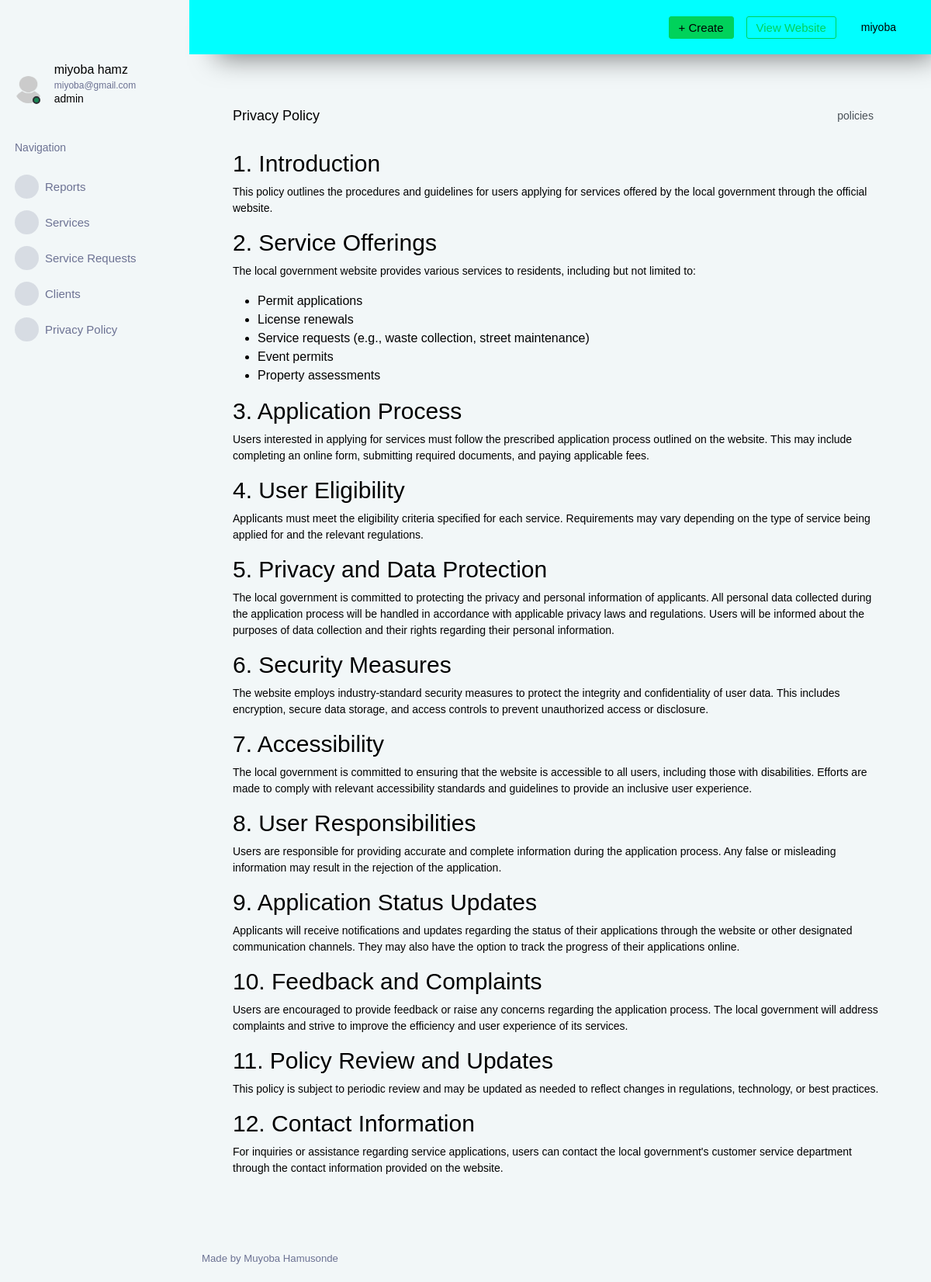
The app's page /dashboard/privacy-policy/ (signed in) with its own data.
### models.py (models this page shows, shortened)
class User(UserMixin,database.Model):
    id = database.Column(database.Integer, primary_key=True )
    first_name = database.Column(database.String(100), nullable=False)
    last_name = database.Column(database.String(100), nullable=False)
    email = database.Column( database.String(80),unique=True, nullable=False)
    phone = database.Column( database.String(15),unique=True, nullable=False)
    password = database.Column(database.String(8))
    role = database.Column(
        database.Enum(UserStatusEnum),
        default=UserStatusEnum.client,
        nullable=False
    )

### main.py (the view)
@main.route('/dashboard/privacy-policy/')
@login_required
def  policy():
    me = User.query.filter_by(email=current_user.email).first()
    return render_template('dashboard/policy.html',  me=me, )

### __init__.py (called while the page is built)
def create_app():
    app = Flask(__name__, template_folder='html')
    app.config['SECRET_KEY'] = b'_5#y2L"F4Q8z\n\xec]/'
    app.config['SQLALCHEMY_DATABASE_URI'] = 'sqlite:///' + os.path.join(os.path.abspath(os.path.dirname(__file__)), 'database.db')
    app.config['SQLALCHEMY_TRACK_MODIFICATIONS'] = False
    database.init_app(app)
    migrate.init_app(app, database)
    login_manager.init_app(app)
    login_manager.login_view = 'auth.login'
    from .models import User  # Import models after initializing database
    @login_manager.user_loader
    def load_user(user_id):
        return User.query.get(int(user_id))
    from .auth import auth as auth_blueprint
    app.register_blueprint(auth_blueprint)
    from .main import main as main_blueprint
    app.register_blueprint(main_blueprint)
    return app

### templates/dashboard/policy.html (shortened to what this page needs)
{% extends 'dashboard/base.html' %}
{% block main %}
<div class="content-wrapper">
    <div class="page-header">
        <h3 class="page-title">Privacy Policy</h3>
        <nav aria-label="breadcrumb">
            <ol class="breadcrumb">
                <li class="breadcrumb-item active" aria-current="page">policies</li>
            </ol>
        </nav>
    </div>
    <h2>1. Introduction</h2>
    <p>This policy outlines the procedures and guidelines for users applying for services offered by the local government through the official website.</p>
    <h2>2. Service Offerings</h2>
    <p>The local government website provides various services to residents, including but not limited to:</p>
    <ul>
        <li>Permit applications</li>
        <li>License renewals</li>
        <li>Service requests (e.g., waste collection, street maintenance)</li>
        <li>Event permits</li>
        <li>Property assessments</li>
    </ul>
    <h2>3. Application Process</h2>
    <p>Users interested in applying for services must follow the prescribed application process outlined on the website. This may include completing an online form, submitting required documents, and paying applicable fees.</p>
    <h2>4. User Eligibility</h2>
    <p>Applicants must meet the eligibility criteria specified for each service. Requirements may vary depending on the type of service being applied for and the relevant regulations.</p>
    <h2>5. Privacy and Data Protection</h2>
    <p>The local government is committed to protecting the privacy and personal information of applicants. All personal data collected during the application process will be handled in accordance with applicable privacy laws and regulations. Users will be informed about the purposes of data collection and their rights regarding their personal information.</p>
    <h2>6. Security Measures</h2>
    <p>The website employs industry-standard security measures to protect the integrity and confidentiality of user data. This includes encryption, secure data storage, and access controls to prevent unauthorized access or disclosure.</p>
    <h2>7. Accessibility</h2>
    <p>The local government is committed to ensuring that the website is accessible to all users, including those with disabilities. Efforts are made to comply with relevant accessibility standards and guidelines to provide an inclusive user experience.</p>
    <h2>8. User Responsibilities</h2>
    <p>Users are responsible for providing accurate and complete information during the application process. Any false or misleading information may result in the rejection of the application.</p>
    <h2>9. Application Status Updates</h2>
    <p>Applicants will receive notifications and updates regarding the status of their applications through the website or other designated communication channels. They may also have the option to track the progress of their applications online.</p>
    <h2>10. Feedback and Complaints</h2>
    <p>Users are encouraged to provide feedback or raise any concerns regarding the application process. The local government will address complaints and strive to improve the efficiency and user experience of its services.</p>
    <h2>11. Policy Review and Updates</h2>
    <p>This policy is subject to periodic review and may be updated as needed to reflect changes in regulations, technology, or best practices.</p>
    <h2>12. Contact Information</h2>
    <p>For inquiries or assistance regarding service applications, users can contact the local government's customer service department through the contact information provided on the website.</p>
</div>
{% endblock %}

### templates/dashboard/sidebar.html (shortened to what this page needs)
<nav class="sidebar sidebar-offcanvas" id="sidebar">
    <div class="sidebar-brand-wrapper d-none d-lg-flex align-items-center justify-content-center fixed-top">
    </div>
    <ul class="nav">
      <li class="nav-item profile">
        <div class="profile-desc">
          <div class="profile-pic">
            <div class="count-indicator">
              <img class="img-xs rounded-circle " src="{{url_for('static', filename='')}}assets/images/user.png" alt="">
              <span class="count bg-success"></span>
            </div>
            <div class="profile-name">
              <h5 class="mb-0 font-weight-normal">{{me.first_name}}  {{me.last_name}}</h5>
              <span>{{me.email}}</span>
              <p>{{me.role.value}}</p>
            </div>
          </div>
        </div>
      </li>
      <li class="nav-item nav-category">
        <span class="nav-link">Navigation</span>
      </li>
      <li class="nav-item menu-items">
        <a class="nav-link" href="/dashboard/">
          <span class="menu-icon">
            <i class="mdi mdi-speedometer"></i>
          </span>
          <span class="menu-title">Reports</span>
        </a>
      </li>
      <li class="nav-item menu-items">
        <a class="nav-link" href="/dashboard/services/">
          <span class="menu-icon">
            <i class="mdi mdi-playlist-play"></i>
          </span>
          <span class="menu-title">Services</span>
        </a>
      </li>
      <li class="nav-item menu-items">
        <a class="nav-link" href="/dashboard/services/request/">
          <span class="menu-icon">
            <i class="mdi mdi-table-large"></i>
          </span>
          <span class="menu-title">Service Requests</span>
        </a>
      </li>
      {% if me.role.value == 'admin' %}
      <li class="nav-item menu-items">
        <a class="nav-link" href="/dashboard/clients/">
          <span class="menu-icon">
            <i class="mdi mdi-chart-bar"></i>
          </span>
          <span class="menu-title">Clients</span>
        </a>
      </li>
      {% endif  %}
      <li class="nav-item menu-items">
        <a class="nav-link" href="/dashboard/privacy-policy/">
          <span class="menu-icon">
            <i class="mdi mdi-contacts"></i>
          </span>
          <span class="menu-title">Privacy Policy</span>
        </a>
      </li>
    </ul>
  </nav>

### templates/dashboard/nav.html (shortened to what this page needs)
<nav class="navbar p-0 fixed-top d-flex flex-row" style="background-color: aqua;">
    <div class="navbar-menu-wrapper flex-grow d-flex align-items-stretch">
      <button class="navbar-toggler navbar-toggler align-self-center" type="button" data-toggle="minimize">
        <span class="mdi mdi-menu"></span>
      </button>
      <ul class="navbar-nav navbar-nav-right">
        {% if me.role.value == 'admin' %}
        <li class="nav-item dropdown d-none d-lg-block">
          <a class="nav-link btn btn-success create-new-button" id="createbuttonDropdown" data-bs-toggle="dropdown" aria-expanded="false" href="#">+ Create</a>
        </li>
        {% endif %}
        <li class="navbar-nav navbar-nav-right">
          <a href="/" class="btn btn-outline-success">View Website</a>
        </li>
        <li class="nav-item dropdown">
          <a class="nav-link" id="profileDropdown" href="#" data-bs-toggle="dropdown">
            <div class="navbar-profile">
               <p class="mb-0 d-none d-sm-block navbar-profile-name">{{me.first_name}}</p>
              <i class="mdi mdi-menu-down d-none d-sm-block"></i>
            </div>
          </a>
        </li>
      </ul>
    </div>
  </nav>

### records on screen
User: first_name "miyoba", last_name "hamz", email "miyoba@gmail.com", role.value "admin"
